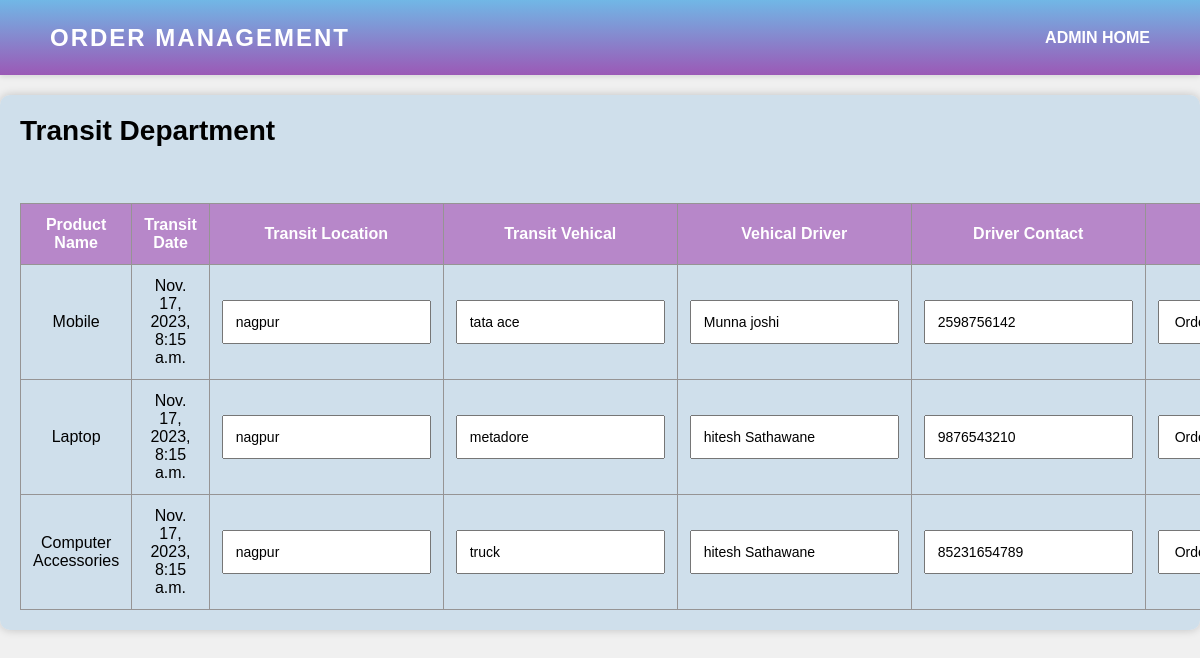
The app's page /order_transit_list/, older data.
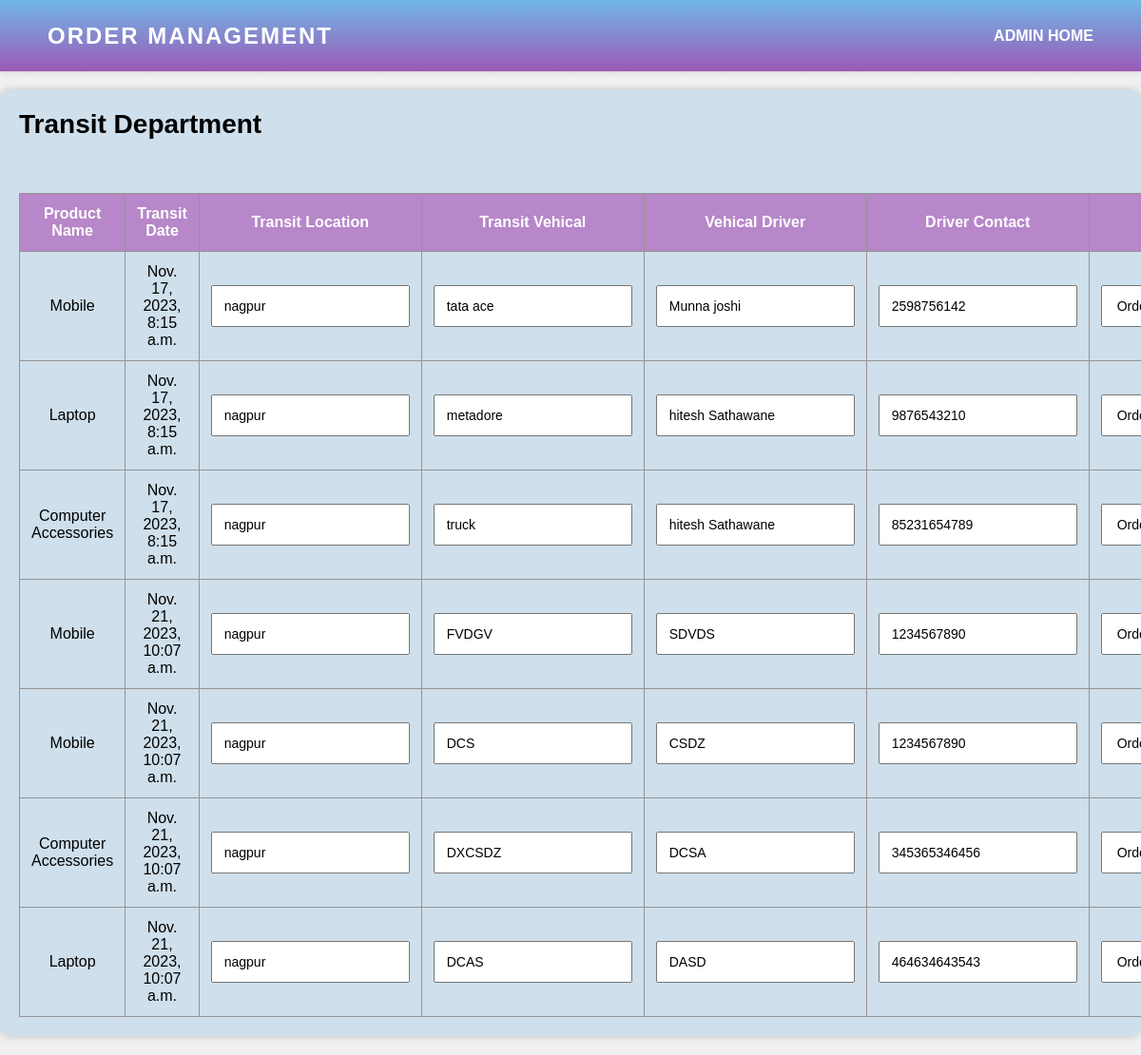
The same page, newer data.
### oms/models.py (models this page shows, shortened)
class Order_Transit(models.Model):
    dispatch_id = models.ForeignKey(Order_Dispatched,null=True, on_delete=models.SET_NULL)
    received_id = models.ForeignKey(Order_Received,null=True, on_delete=models.SET_NULL)
    transit_location = models.CharField(max_length=150)
    order_transit_date = models.DateTimeField(auto_now_add=True)
    transit_vehical = models.CharField(max_length=80)
    transit_vehical_driver = models.CharField(max_length=200)
    driver_contact = models.BigIntegerField()
    status = models.CharField(
        max_length=30,
        choices=[
            ('Order Dispatched', 'Order Dispatched'),
            ('Order Transit', 'Order Transit'),
        ],
        default='Order Dispatched',
    )
    class Meta:
        db_table = 'order_transit_master'

class Order_Received(models.Model):
    product_id = models.ForeignKey(Product, null=True, on_delete=models.SET_NULL)
    order_placed = models.ForeignKey(Order_Placed, null=True, on_delete=models.CASCADE)
    product_name = models.CharField(max_length=80)
    quantity = models.IntegerField()
    basic_price = models.FloatField()
    transportation_charges = models.FloatField()
    additional_taxes = models.FloatField()
    total_amount = models.FloatField()  # Add the total_amount field
    image = models.ImageField(upload_to="oms/images", default="")
    order_received_date = models.DateTimeField(auto_now_add=True)
    status = models.CharField(
        max_length=30,
        choices=[
            ('Order Received', 'Order Received'),
            ('Order Confirmed', 'Order Confirmed'),
        ],
        default='Order Received',
    )
    class Meta:
        db_table = 'order_received_master'

### oms/views.py (the view)
# urls.py: path('order_transit_list/', views.order_transit_list, name='order_transit_list'),
def order_transit_list(request):
    order_transit = Order_Transit.objects.all()
    return render(request, 'order_transit_list.html', {'orders_transits': order_transit})

### oms/templates/order_transit_list.html (shortened to what this page needs)
<!DOCTYPE html>
<html>
<head>
</head>
<body>
    <nav>
        <div class="logo">
            <p>Order Management</p>
        </div>
        <ul>
            <li><a href="{% url 'admin_zone' %}">ADMIN HOME</a></li>
        </ul>
    </nav>
<div class="container">
    <div class="title">Transit Department</div>
    <br><br>
    <div class="user-details">
        <div id="search-results">
            <table class="staff-table">
                <thead class="heading">
            <tr>
                <th>Product Name</th>
                <th>Transit Date</th>
                <th>Transit Location</th>
                <th>Transit Vehical</th>
                <th>Vehical Driver</th>
                <th>Driver Contact</th>
                <th>Status</th>
            </tr>
        </thead>
        <tbody class="staff-body">
            {% for order in orders_transits %}
            <tr>
                <td>{{ order.received_id.product_name }}</td>
                <td>{{ order.order_transit_date }}</td>
                <td>
                    <form method="post" action="{% url 'update_order_status' order.id %}">
                        <input type="text" name="transit_location" value="{{ order.transit_location }}" />
                </td>
                <td>
                    <input type="text" name="transit_vehical" value="{{ order.transit_vehical }}" />
                </td>
                <td>
                    <input type="text" name="transit_vehical_driver" value="{{ order.transit_vehical_driver }}" />
                </td>
                <td>
                    <input type="text" name="driver_contact" value="{{ order.driver_contact }}" />
                </td>
                <td>
                    <select name="status">
                        <option value="Order Transit" {% if order.status == "Order Transit" %}selected{% endif %}>Order Transit</option>
                    </select>
                </td>
                {% endfor %}
            </tr>
        </tbody>
    </table>
</div>
</body>
</html>

Row changes from the older to the newer data that the page shows:
added Order_Transit: received_id.product_name "Mobile", order_transit_date "Nov. 21, 2023, 10:07 a.m.", transit_location "nagpur", transit_vehical "FVDGV", transit_vehical_driver "SDVDS", driver_contact "1234567890", status "Order Transit"
added Order_Transit: received_id.product_name "Mobile", order_transit_date "Nov. 21, 2023, 10:07 a.m.", transit_location "nagpur", transit_vehical "DCS", transit_vehical_driver "CSDZ", driver_contact "1234567890", status "Order Transit"
added Order_Transit: received_id.product_name "Computer Accessories", order_transit_date "Nov. 21, 2023, 10:07 a.m.", transit_location "nagpur", transit_vehical "DXCSDZ", transit_vehical_driver "DCSA", driver_contact "345365346456", status "Order Transit"
added Order_Transit: received_id.product_name "Laptop", order_transit_date "Nov. 21, 2023, 10:07 a.m.", transit_location "nagpur", transit_vehical "DCAS", transit_vehical_driver "DASD", driver_contact "464634643543", status "Order Transit"
